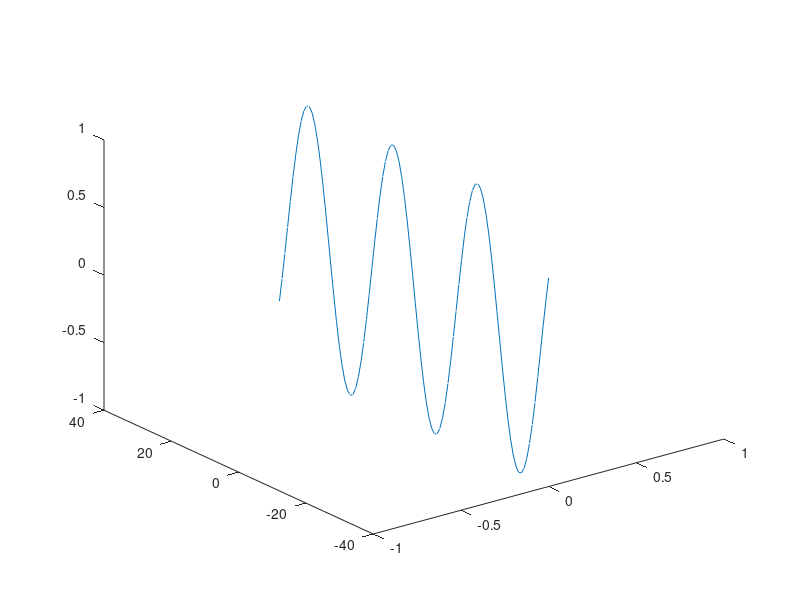

Here is the MATLAB script that generated this plot:
x_grid = linspace(-10, 10, 100);

%y_grid = linspace(-10, 10, 100);
%threshold = ;
%step_value = ;

%[x, y] = meshgrid(x_grid, y_grid);
%surf(x, y, func(x, y));

%3d parametric:
plot3(zeros(size(x_grid, 1), size(x_grid, 2)), x_grid.*4, sin(x_grid));
